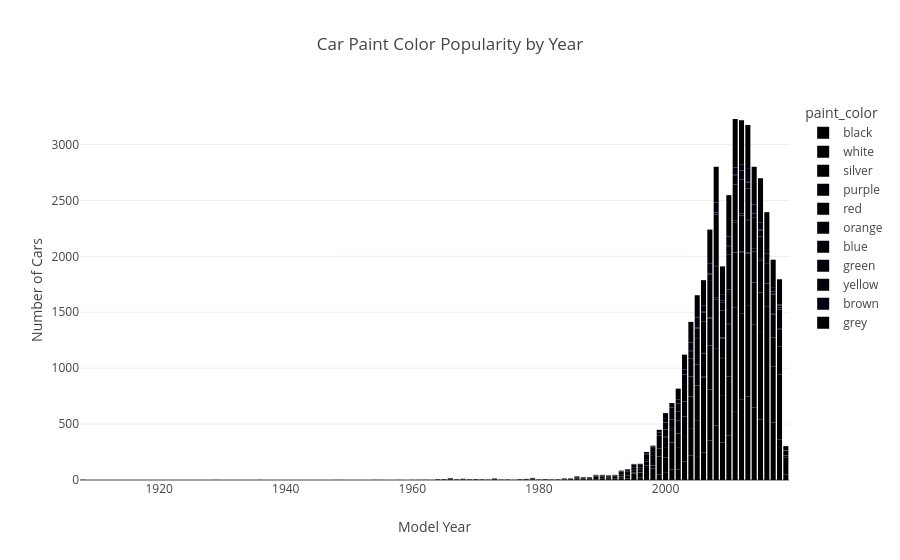

The cell this chart's notebook holds for it:
### Code cell
# Create a stacked bar chart
fig = px.bar(color_year_counts, 
             x='model_year', 
             y='count', 
             color='paint_color',
             title='Car Paint Color Popularity by Year',
             labels={'count': 'Number of Cars', 'model_year': 'Model Year'})

fig.show()

### Figure 1 — Plotly figure (JSON) as saved in the notebook; plotly's stock layout.template omitted (floating-point values rounded to 4 significant figures)
{"data": [{"alignmentgroup": "True", "hovertemplate": "paint_color=black<br>Model Year=%{x}<br>Number of Cars=%{y}<extra></extra>", "legendgroup": "black", "marker": {"color": "#000001", "pattern": {"shape": ""}}, "name": "black", "offsetgroup": "black", "orientation": "v", "showlegend": true, "textposition": "auto", "type": "bar", "x": [1908, 1954, 1958, 1965, 1966, 1977, 1979, 1980, 1981, 1983, 1984, 1985, 1986, 1987, 1988, 1989, 1990, 1991, 1992, 1993, 1994, 1995, 1996, 1997, 1998, 1999, 2000, 2001, 2002, 2003, 2004, 2005, 2006, 2007, 2008, 2009, 2010, 2011, 2012, 2013, 2014, 2015, 2016, 2017, 2018, 2019], "xaxis": "x", "y": [1, 1, 1, 2, 2, 1, 3, 1, 1, 1, 2, 1, 7, 7, 6, 6, 9, 3, 1, 16, 14, 18, 20, 27, 45, 50, 64, 95, 95, 164, 218, 214, 247, 354, 488, 335, 397, 609, 722, 746, 647, 541, 581, 514, 364, 51], "yaxis": "y"}, {"alignmentgroup": "True", "hovertemplate": "paint_color=white<br>Model Year=%{x}<br>Number of Cars=%{y}<extra></extra>", "legendgroup": "white", "marker": {"color": "#000002", "pattern": {"shape": ""}}, "name": "white", "offsetgroup": "white", "orientation": "v", "showlegend": true, "textposition": "auto", "type": "bar", "x": [1908, 1960, 1962, 1964, 1966, 1968, 1969, 1970, 1972, 1973, 1976, 1979, 1981, 1982, 1983, 1984, 1985, 1986, 1987, 1988, 1989, 1990, 1991, 1992, 1993, 1994, 1995, 1996, 1997, 1998, 1999, 2000, 2001, 2002, 2003, 2004, 2005, 2006, 2007, 2008, 2009, 2010, 2011, 2012, 2013, 2014, 2015, 2016, 2017, 2018, 2019], "xaxis": "x", "y": [1, 1, 1, 1, 4, 1, 2, 1, 1, 2, 2, 3, 1, 1, 2, 1, 5, 2, 2, 9, 12, 6, 7, 14, 10, 23, 40, 44, 81, 56, 120, 138, 120, 192, 221, 246, 315, 388, 454, 685, 417, 530, 936, 764, 811, 741, 774, 662, 499, 579, 101], "yaxis": "y"}, {"alignmentgroup": "True", "hovertemplate": "paint_color=silver<br>Model Year=%{x}<br>Number of Cars=%{y}<extra></extra>", "legendgroup": "silver", "marker": {"color": "#000003", "pattern": {"shape": ""}}, "name": "silver", "offsetgroup": "silver", "orientation": "v", "showlegend": true, "textposition": "auto", "type": "bar", "x": [1929, 1964, 1966, 1968, 1973, 1975, 1978, 1979, 1980, 1982, 1983, 1984, 1986, 1987, 1988, 1990, 1993, 1994, 1995, 1996, 1997, 1998, 1999, 2000, 2001, 2002, 2003, 2004, 2005, 2006, 2007, 2008, 2009, 2010, 2011, 2012, 2013, 2014, 2015, 2016, 2017, 2018, 2019], "xaxis": "x", "y": [1, 1, 1, 1, 1, 2, 5, 1, 1, 1, 1, 1, 1, 4, 1, 2, 4, 3, 4, 4, 19, 27, 36, 84, 117, 128, 184, 279, 313, 283, 391, 439, 338, 467, 487, 546, 469, 377, 361, 306, 257, 249, 47], "yaxis": "y"}, {"alignmentgroup": "True", "hovertemplate": "paint_color=purple<br>Model Year=%{x}<br>Number of Cars=%{y}<extra></extra>", "legendgroup": "purple", "marker": {"color": "#000004", "pattern": {"shape": ""}}, "name": "purple", "offsetgroup": "purple", "orientation": "v", "showlegend": true, "textposition": "auto", "type": "bar", "x": [1936, 1986, 1992, 1993, 1995, 1996, 1997, 1998, 1999, 2000, 2001, 2002, 2003, 2004, 2005, 2006, 2007, 2008, 2009, 2010, 2011, 2012, 2013, 2014, 2015, 2017], "xaxis": "x", "y": [1, 2, 1, 2, 3, 3, 2, 4, 4, 1, 4, 2, 2, 3, 3, 5, 3, 17, 9, 3, 4, 10, 8, 1, 2, 3], "yaxis": "y"}, {"alignmentgroup": "True", "hovertemplate": "paint_color=red<br>Model Year=%{x}<br>Number of Cars=%{y}<extra></extra>", "legendgroup": "red", "marker": {"color": "#000005", "pattern": {"shape": ""}}, "name": "red", "offsetgroup": "red", "orientation": "v", "showlegend": true, "textposition": "auto", "type": "bar", "x": [1948, 1961, 1963, 1964, 1965, 1966, 1967, 1969, 1970, 1972, 1973, 1974, 1978, 1979, 1981, 1984, 1985, 1986, 1987, 1988, 1989, 1990, 1991, 1992, 1993, 1994, 1995, 1996, 1997, 1998, 1999, 2000, 2001, 2002, 2003, 2004, 2005, 2006, 2007, 2008, 2009, 2010, 2011, 2012, 2013, 2014, 2015, 2016, 2017, 2018, 2019], "xaxis": "x", "y": [1, 1, 1, 4, 4, 6, 1, 1, 2, 2, 5, 2, 1, 5, 2, 3, 5, 8, 7, 4, 11, 16, 14, 18, 19, 22, 23, 25, 38, 83, 69, 95, 103, 112, 132, 175, 188, 208, 242, 283, 167, 292, 264, 323, 283, 279, 287, 205, 206, 156, 18], "yaxis": "y"}, {"alignmentgroup": "True", "hovertemplate": "paint_color=orange<br>Model Year=%{x}<br>Number of Cars=%{y}<extra></extra>", "legendgroup": "orange", "marker": {"color": "#000006", "pattern": {"shape": ""}}, "name": "orange", "offsetgroup": "orange", "orientation": "v", "showlegend": true, "textposition": "auto", "type": "bar", "x": [1949, 1969, 1970, 1971, 1974, 1975, 1977, 1979, 1990, 1995, 1997, 1999, 2000, 2001, 2002, 2003, 2004, 2005, 2006, 2007, 2008, 2009, 2010, 2011, 2012, 2013, 2014, 2015, 2016, 2017, 2018, 2019], "xaxis": "x", "y": [1, 1, 1, 1, 1, 1, 1, 1, 1, 2, 1, 2, 4, 18, 1, 1, 4, 22, 13, 9, 10, 9, 16, 18, 17, 9, 28, 12, 5, 13, 4, 4], "yaxis": "y"}, {"alignmentgroup": "True", "hovertemplate": "paint_color=blue<br>Model Year=%{x}<br>Number of Cars=%{y}<extra></extra>", "legendgroup": "blue", "marker": {"color": "#000007", "pattern": {"shape": ""}}, "name": "blue", "offsetgroup": "blue", "orientation": "v", "showlegend": true, "textposition": "auto", "type": "bar", "x": [1955, 1962, 1965, 1966, 1967, 1968, 1969, 1970, 1971, 1972, 1973, 1974, 1977, 1978, 1979, 1980, 1981, 1982, 1983, 1984, 1985, 1986, 1987, 1988, 1989, 1990, 1991, 1992, 1993, 1994, 1995, 1996, 1997, 1998, 1999, 2000, 2001, 2002, 2003, 2004, 2005, 2006, 2007, 2008, 2009, 2010, 2011, 2012, 2013, 2014, 2015, 2016, 2017, 2018, 2019], "xaxis": "x", "y": [1, 1, 2, 2, 4, 1, 1, 1, 2, 1, 2, 1, 2, 2, 4, 1, 2, 3, 1, 6, 2, 8, 4, 4, 10, 7, 10, 6, 12, 12, 19, 14, 19, 36, 50, 66, 85, 84, 154, 160, 207, 274, 327, 376, 240, 309, 324, 304, 279, 277, 199, 180, 166, 171, 40], "yaxis": "y"}, {"alignmentgroup": "True", "hovertemplate": "paint_color=green<br>Model Year=%{x}<br>Number of Cars=%{y}<extra></extra>", "legendgroup": "green", "marker": {"color": "#000008", "pattern": {"shape": ""}}, "name": "green", "offsetgroup": "green", "orientation": "v", "showlegend": true, "textposition": "auto", "type": "bar", "x": [1966, 1967, 1968, 1969, 1970, 1971, 1973, 1975, 1979, 1989, 1990, 1991, 1992, 1993, 1994, 1995, 1996, 1997, 1998, 1999, 2000, 2001, 2002, 2003, 2004, 2005, 2006, 2007, 2008, 2009, 2010, 2011, 2012, 2013, 2014, 2015, 2016, 2017, 2018, 2019], "xaxis": "x", "y": [1, 1, 2, 1, 2, 1, 3, 1, 1, 1, 1, 4, 2, 12, 14, 26, 25, 44, 35, 64, 61, 57, 68, 81, 61, 93, 79, 56, 75, 70, 77, 84, 82, 55, 34, 53, 37, 13, 18, 1], "yaxis": "y"}, {"alignmentgroup": "True", "hovertemplate": "paint_color=yellow<br>Model Year=%{x}<br>Number of Cars=%{y}<extra></extra>", "legendgroup": "yellow", "marker": {"color": "#000009", "pattern": {"shape": ""}}, "name": "yellow", "offsetgroup": "yellow", "orientation": "v", "showlegend": true, "textposition": "auto", "type": "bar", "x": [1966, 1968, 1969, 1970, 1971, 1973, 1977, 1980, 1986, 1991, 1992, 1994, 1995, 1998, 1999, 2000, 2001, 2002, 2003, 2004, 2005, 2006, 2007, 2008, 2009, 2010, 2011, 2012, 2013, 2014, 2015, 2016, 2017, 2018, 2019], "xaxis": "x", "y": [2, 6, 1, 2, 1, 1, 2, 1, 1, 1, 1, 1, 1, 1, 6, 4, 9, 6, 5, 9, 10, 7, 9, 19, 18, 9, 8, 3, 6, 12, 10, 47, 16, 19, 1], "yaxis": "y"}, {"alignmentgroup": "True", "hovertemplate": "paint_color=brown<br>Model Year=%{x}<br>Number of Cars=%{y}<extra></extra>", "legendgroup": "brown", "marker": {"color": "#000010", "pattern": {"shape": ""}}, "name": "brown", "offsetgroup": "brown", "orientation": "v", "showlegend": true, "textposition": "auto", "type": "bar", "x": [1971, 1977, 1978, 1979, 1980, 1981, 1983, 1984, 1986, 1987, 1988, 1989, 1990, 1991, 1992, 1993, 1994, 1995, 1996, 1997, 1998, 1999, 2000, 2001, 2002, 2003, 2004, 2005, 2006, 2007, 2008, 2009, 2010, 2011, 2012, 2013, 2014, 2015, 2016, 2017, 2018, 2019], "xaxis": "x", "y": [1, 1, 2, 1, 1, 1, 1, 1, 2, 1, 1, 3, 2, 2, 1, 4, 6, 4, 7, 8, 13, 22, 29, 40, 30, 43, 75, 88, 58, 89, 90, 59, 78, 61, 53, 123, 66, 65, 42, 38, 9, 2], "yaxis": "y"}, {"alignmentgroup": "True", "hovertemplate": "paint_color=grey<br>Model Year=%{x}<br>Number of Cars=%{y}<extra></extra>", "legendgroup": "grey", "marker": {"color": "#000001", "pattern": {"shape": ""}}, "name": "grey", "offsetgroup": "grey", "orientation": "v", "showlegend": true, "textposition": "auto", "type": "bar", "x": [1975, 1977, 1981, 1985, 1986, 1987, 1988, 1989, 1990, 1991, 1992, 1993, 1994, 1995, 1996, 1997, 1998, 1999, 2000, 2001, 2002, 2003, 2004, 2005, 2006, 2007, 2008, 2009, 2010, 2011, 2012, 2013, 2014, 2015, 2016, 2017, 2018, 2019], "xaxis": "x", "y": [1, 1, 2, 2, 2, 1, 2, 3, 2, 2, 2, 5, 2, 4, 3, 12, 7, 26, 52, 40, 99, 134, 184, 199, 225, 305, 319, 248, 369, 433, 393, 386, 339, 394, 330, 245, 226, 38], "yaxis": "y"}], "layout": {"barmode": "relative", "legend": {"title": {"text": "paint_color"}, "tracegroupgap": 0}, "title": {"text": "Car Paint Color Popularity by Year"}, "xaxis": {"anchor": "y", "domain": [0, 1], "title": {"text": "Model Year"}}, "yaxis": {"anchor": "x", "domain": [0, 1], "title": {"text": "Number of Cars"}}}}
